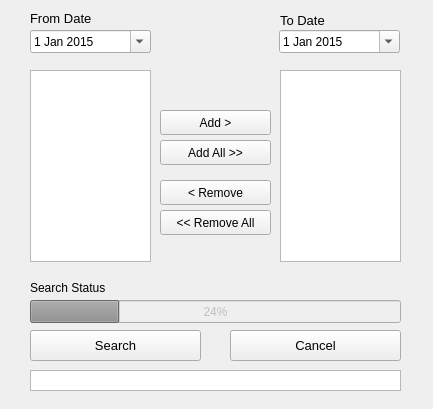
<?xml version="1.0" encoding="UTF-8"?>
<ui version="4.0">
 <class>Form</class>
 <widget class="QWidget" name="Form">
  <property name="geometry">
   <rect>
    <x>0</x>
    <y>0</y>
    <width>433</width>
    <height>409</height>
   </rect>
  </property>
  <property name="windowTitle">
   <string>Form</string>
  </property>
  <widget class="QLabel" name="labelFrom">
   <property name="geometry">
    <rect>
     <x>30</x>
     <y>10</y>
     <width>81</width>
     <height>16</height>
    </rect>
   </property>
   <property name="font">
    <font>
     <pointsize>10</pointsize>
    </font>
   </property>
   <property name="text">
    <string>From Date</string>
   </property>
  </widget>
  <widget class="QDateEdit" name="dateTo">
   <property name="geometry">
    <rect>
     <x>279</x>
     <y>30</y>
     <width>121</width>
     <height>23</height>
    </rect>
   </property>
   <property name="minimumDate">
    <date>
     <year>2015</year>
     <month>1</month>
     <day>1</day>
    </date>
   </property>
   <property name="calendarPopup">
    <bool>true</bool>
   </property>
  </widget>
  <widget class="QLabel" name="labelTo">
   <property name="geometry">
    <rect>
     <x>280</x>
     <y>10</y>
     <width>81</width>
     <height>20</height>
    </rect>
   </property>
   <property name="font">
    <font>
     <pointsize>10</pointsize>
    </font>
   </property>
   <property name="text">
    <string>To Date</string>
   </property>
  </widget>
  <widget class="QDateEdit" name="dateFrom">
   <property name="geometry">
    <rect>
     <x>30</x>
     <y>30</y>
     <width>121</width>
     <height>23</height>
    </rect>
   </property>
   <property name="minimumDateTime">
    <datetime>
     <hour>0</hour>
     <minute>0</minute>
     <second>0</second>
     <year>2015</year>
     <month>1</month>
     <day>1</day>
    </datetime>
   </property>
   <property name="minimumDate">
    <date>
     <year>2015</year>
     <month>1</month>
     <day>1</day>
    </date>
   </property>
   <property name="currentSection">
    <enum>QDateTimeEdit::MonthSection</enum>
   </property>
   <property name="calendarPopup">
    <bool>true</bool>
   </property>
   <property name="currentSectionIndex">
    <number>0</number>
   </property>
  </widget>
  <widget class="QPushButton" name="btnSearch">
   <property name="geometry">
    <rect>
     <x>30</x>
     <y>330</y>
     <width>171</width>
     <height>31</height>
    </rect>
   </property>
   <property name="font">
    <font>
     <pointsize>10</pointsize>
    </font>
   </property>
   <property name="text">
    <string>Search</string>
   </property>
  </widget>
  <widget class="QPushButton" name="btnCancel">
   <property name="geometry">
    <rect>
     <x>230</x>
     <y>330</y>
     <width>171</width>
     <height>31</height>
    </rect>
   </property>
   <property name="font">
    <font>
     <pointsize>10</pointsize>
    </font>
   </property>
   <property name="text">
    <string>Cancel</string>
   </property>
  </widget>
  <widget class="QListWidget" name="listStationMainList">
   <property name="geometry">
    <rect>
     <x>30</x>
     <y>70</y>
     <width>121</width>
     <height>192</height>
    </rect>
   </property>
   <property name="selectionMode">
    <enum>QAbstractItemView::MultiSelection</enum>
   </property>
  </widget>
  <widget class="QListWidget" name="listStationSearch">
   <property name="geometry">
    <rect>
     <x>280</x>
     <y>70</y>
     <width>121</width>
     <height>192</height>
    </rect>
   </property>
   <property name="selectionMode">
    <enum>QAbstractItemView::MultiSelection</enum>
   </property>
  </widget>
  <widget class="QProgressBar" name="progressBar">
   <property name="visible">
    <bool>false</bool>
   </property>
   <property name="enabled">
    <bool>false</bool>
   </property>
   <property name="geometry">
    <rect>
     <x>30</x>
     <y>300</y>
     <width>371</width>
     <height>23</height>
    </rect>
   </property>
   <property name="value">
    <number>24</number>
   </property>
   <property name="textVisible">
    <bool>true</bool>
   </property>
   <property name="invertedAppearance">
    <bool>false</bool>
   </property>
   <property name="textDirection">
    <enum>QProgressBar::TopToBottom</enum>
   </property>
  </widget>
  <widget class="QPushButton" name="btnAdd">
   <property name="geometry">
    <rect>
     <x>160</x>
     <y>110</y>
     <width>111</width>
     <height>25</height>
    </rect>
   </property>
   <property name="text">
    <string>Add &gt;</string>
   </property>
  </widget>
  <widget class="QPushButton" name="btnRemove">
   <property name="geometry">
    <rect>
     <x>160</x>
     <y>180</y>
     <width>111</width>
     <height>25</height>
    </rect>
   </property>
   <property name="text">
    <string>&lt; Remove</string>
   </property>
  </widget>
  <widget class="QLabel" name="labelSearchStatus">
   <property name="geometry">
    <rect>
     <x>30</x>
     <y>280</y>
     <width>121</width>
     <height>16</height>
    </rect>
   </property>
   <property name="text">
    <string>Search Status</string>
   </property>
  </widget>
  <widget class="QTextEdit" name="textDateCheck">
   <property name="geometry">
    <rect>
     <x>30</x>
     <y>370</y>
     <width>371</width>
     <height>21</height>
    </rect>
   </property>
   <property name="styleSheet">
    <string notr="true">color: rgb(170, 0, 0);</string>
   </property>
   <property name="verticalScrollBarPolicy">
    <enum>Qt::ScrollBarAlwaysOff</enum>
   </property>
   <property name="horizontalScrollBarPolicy">
    <enum>Qt::ScrollBarAlwaysOff</enum>
   </property>
   <property name="markdown">
    <string/>
   </property>
   <property name="html">
    <string>&lt;!DOCTYPE HTML PUBLIC &quot;-//W3C//DTD HTML 4.0//EN&quot; &quot;http://www.w3.org/TR/REC-html40/strict.dtd&quot;&gt;
&lt;html&gt;&lt;head&gt;&lt;meta name=&quot;qrichtext&quot; content=&quot;1&quot; /&gt;&lt;meta charset=&quot;utf-8&quot; /&gt;&lt;style type=&quot;text/css&quot;&gt;
p, li { white-space: pre-wrap; }
&lt;/style&gt;&lt;/head&gt;&lt;body style=&quot; font-family:'Segoe UI'; font-size:9pt; font-weight:400; font-style:normal;&quot;&gt;
&lt;p style=&quot;-qt-paragraph-type:empty; margin-top:0px; margin-bottom:0px; margin-left:0px; margin-right:0px; -qt-block-indent:0; text-indent:0px; font-family:'MS Shell Dlg 2'; font-size:7.8pt;&quot;&gt;&lt;br /&gt;&lt;/p&gt;&lt;/body&gt;&lt;/html&gt;</string>
   </property>
  </widget>
  <widget class="QPushButton" name="btnAddAll">
   <property name="geometry">
    <rect>
     <x>160</x>
     <y>140</y>
     <width>111</width>
     <height>25</height>
    </rect>
   </property>
   <property name="text">
    <string>Add All &gt;&gt;</string>
   </property>
  </widget>
  <widget class="QPushButton" name="btnRemoveAll">
   <property name="geometry">
    <rect>
     <x>160</x>
     <y>210</y>
     <width>111</width>
     <height>25</height>
    </rect>
   </property>
   <property name="text">
    <string>&lt;&lt; Remove All</string>
   </property>
  </widget>
 </widget>
 <tabstops>
  <tabstop>dateFrom</tabstop>
  <tabstop>dateTo</tabstop>
  <tabstop>listStationMainList</tabstop>
  <tabstop>listStationSearch</tabstop>
  <tabstop>btnAdd</tabstop>
  <tabstop>btnAddAll</tabstop>
  <tabstop>btnRemove</tabstop>
  <tabstop>btnRemoveAll</tabstop>
  <tabstop>btnSearch</tabstop>
  <tabstop>textDateCheck</tabstop>
  <tabstop>btnCancel</tabstop>
 </tabstops>
 <resources/>
 <connections>
  <connection>
   <sender>btnCancel</sender>
   <signal>clicked()</signal>
   <receiver>Form</receiver>
   <slot>close()</slot>
   <hints>
    <hint type="sourcelabel">
     <x>270</x>
     <y>146</y>
    </hint>
    <hint type="destinationlabel">
     <x>314</x>
     <y>38</y>
    </hint>
   </hints>
  </connection>
 </connections>
 <slots>
  <slot>reject()</slot>
 </slots>
</ui>
